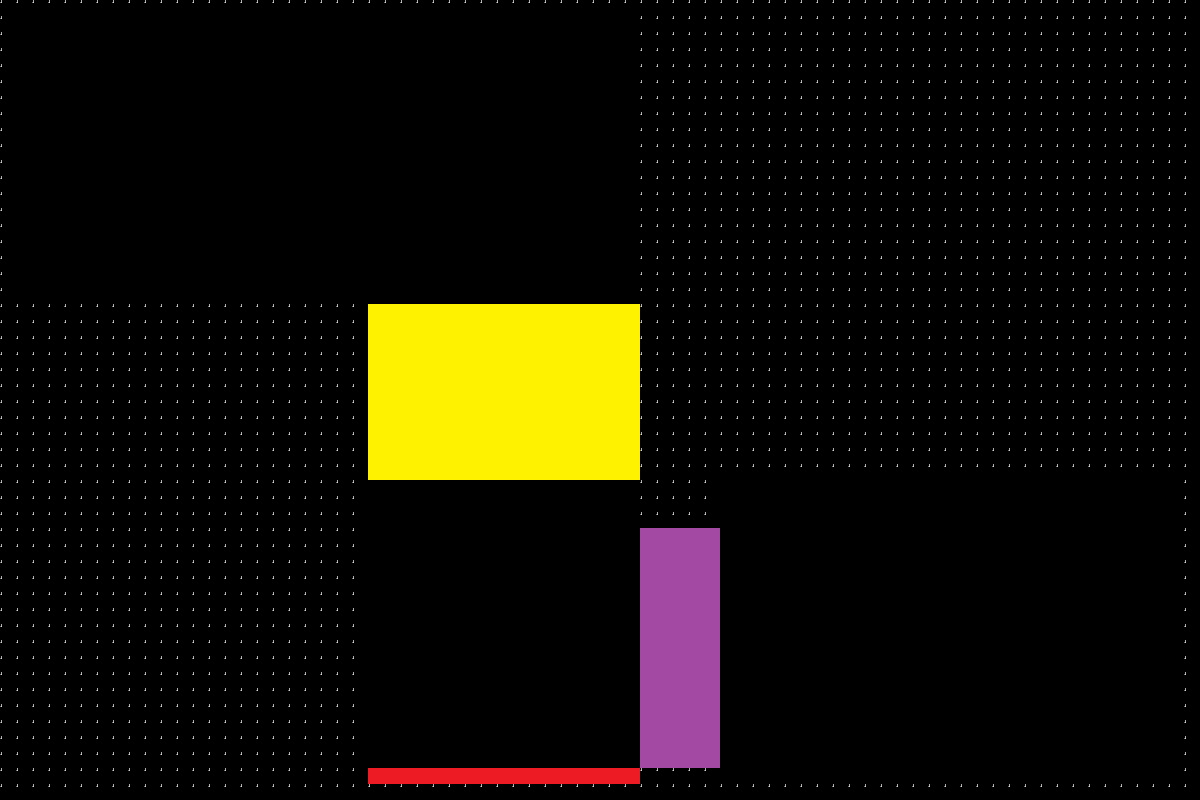

A 2D game scene composited from a Tiled map and its tileset images. What follows is a short description and the map's XML, with each tile layer's data collapsed to a summary:
An orthogonal 75x50 tile map with 16x16 px tiles, 1 tile layer (Tile Layer 1) and 4 objects (tp_bullet, reverse_rotation, purple_button, slow_time).

<map version="1.10" tiledversion="1.12.2" orientation="orthogonal" renderorder="right-down" width="75" height="50" tilewidth="16" tileheight="16" infinite="0" nextlayerid="3" nextobjectid="5">
 <tileset firstgid="1" source="place_holder_tileset.tsx" />
 <layer id="1" name="Tile Layer 1" width="75" height="50">
  <data>[3750 cells, 2191 non-empty, 4 distinct tile ids]</data>
 </layer>
 <objectgroup id="2" name="object_layer">
  <object id="1" name="tp_bullet" x="465.853" y="482.743" width="60" height="60">
   <properties>
    <property name="ability_type" value="tp_bullet" />
   </properties>
  </object>
  <object id="2" name="reverse_rotation" x="1069.59" y="100.807" width="100" height="100">
   <properties>
    <property name="ability_type" value="reverse_rotation" />
   </properties>
  </object>
  <object id="3" name="purple_button" x="49.4067" y="108.265" width="128" height="32" rotation="90">
   <properties>
    <property name="obj_type" value="button" />
   </properties>
  </object>
  <object id="4" name="slow_time" x="465.853" y="17.7358" width="60" height="90">
   <properties>
    <property name="ability_type" value="slow_time" />
   </properties>
  </object>
 </objectgroup>
</map>
